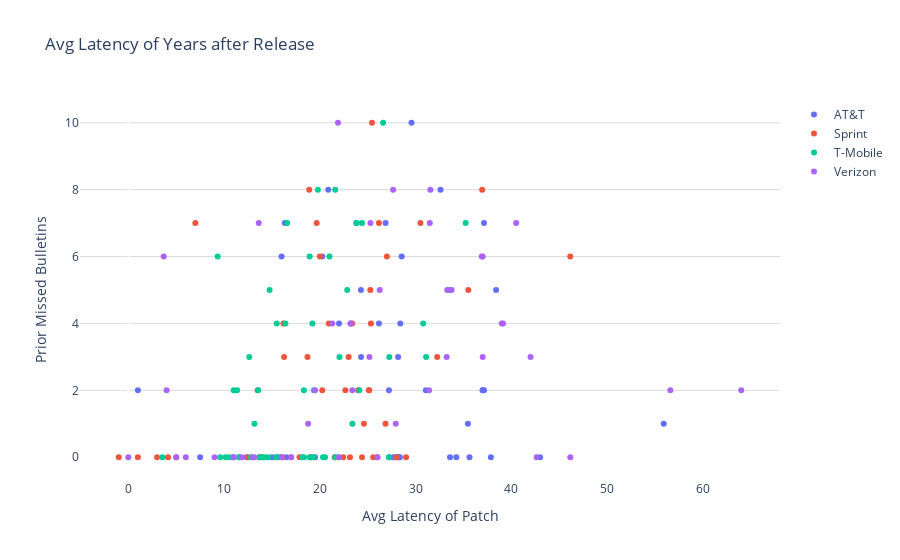

Notebook code cell kept with this figure:
### Code cell
#dfTemp=researchpy.correlation.corr_pair(DF)
data=[]
# for each severity, calculate the counts on each bulletin
dfTEMPTEMP=CoeffDF2_new[CoeffDF2_new.Type=="DoS"]

for car in dfTEMPTEMP.Carrier.unique():
    dtmp=dfTEMPTEMP[dfTEMPTEMP.Carrier==car]
    data.append(go.Scatter(
            x=dtmp.Difference.values,
            y=dtmp.Severity_Counts.values,
            mode='markers',
            name=str(car)
        ))

# Edit the layout
layout = dict(title = "Avg Latency of Years after Release",
              yaxis = dict(title = 'Prior Missed Bulletins',showgrid=True, gridcolor='rgb(219, 219, 219)'),
              xaxis = dict(title = 'Avg Latency of Patch'),
              plot_bgcolor='rgba(0,0,0,0)',
              )

fig = dict(data=data, layout=layout)
py.offline.iplot(fig, filename='avg-latency-scatter.png')

### Figure 1 — Plotly figure (JSON) as saved in the notebook; plotly's stock layout.template omitted (floating-point values rounded to 4 significant figures)
{"data": [{"mode": "markers", "name": "AT&T", "type": "scatter", "x": [37, 38.4, 20.88, 37.14, 12.33, 19.5, 27.29, 27.73, 28.36, 28.21, 43, 35.45, 28.55, 28.17, 37.14, 55.91, 7.5, 37.86, 28.19, 33.59, 27.21, 31.07, 20.25, 27.89, 37, 16.33, 16, 26.17, 34.25, 24.3, 29.57, 24.29, 28.4, 23.2, 16.5, 26.86, 23.8, 15, 32.6, 35.62, 22, 17, 16, 1], "y": [2, 5, 8, 7, 0, 0, 0, 0, 0, 0, 0, 1, 6, 3, 2, 1, 0, 0, 0, 0, 2, 2, 6, 0, 2, 7, 6, 4, 0, 3, 10, 5, 4, 4, 0, 7, 7, 0, 8, 0, 4, 0, 0, 2]}, {"mode": "markers", "name": "Sprint", "type": "scatter", "x": [20.25, 35.5, 18.89, 19.67, 29, 17.88, 13.75, 1, 28, 24.6, 46.14, 18.71, 25.14, 26.86, 21.55, 26, 14, 3, 24, 13.5, 27, 25.57, 22.67, 7, 20, 16.2, 24.4, 23, 25.44, 25.27, 20.93, 23.38, 16.09, 26.17, 30.5, 4.143, 36.95, 12.5, 25.33, 22.44, 23.14, 25.12, 16.27, 13.67, 5, -1, 19.1, 19.08, 32.25], "y": [2, 5, 8, 7, 0, 0, 0, 0, 0, 1, 6, 3, 2, 1, 0, 0, 0, 0, 2, 2, 6, 0, 2, 7, 6, 4, 0, 3, 10, 5, 4, 4, 0, 7, 7, 0, 8, 0, 4, 0, 0, 2, 3, 0, 0, 0, 0, 0, 3]}, {"mode": "markers", "name": "T-Mobile", "type": "scatter", "x": [18.33, 33.53, 21.6, 24.4, 13.7, 3.556, 14, 18.92, 18.33, 21.89, 27.2, 13.17, 21, 31.09, 19.38, 23.4, 14.57, 18.17, 20.33, 9.6, 13.56, 11, 18.94, 19.36, 11.36, 16.59, 9.333, 16.4, 15.69, 12.62, 26.6, 14.75, 19.22, 15.5, 11.58, 23.84, 35.22, 15.44, 19.79, 10.56, 30.79, 11, 21.6, 24.12, 27.25, 20.55, 11.57, 14.25, 10.17, 15.44, 22.05, 12.8, 22.86], "y": [2, 5, 8, 7, 0, 0, 0, 0, 0, 0, 0, 1, 6, 3, 2, 1, 0, 0, 0, 0, 2, 2, 6, 0, 2, 7, 6, 4, 0, 3, 10, 5, 4, 4, 0, 7, 7, 0, 8, 0, 4, 0, 0, 2, 3, 0, 0, 0, 0, 0, 3, 0, 5]}, {"mode": "markers", "name": "Verizon", "type": "scatter", "x": [31.4, 33.75, 31.54, 40.5, 6, 16, 17, 18.78, 36.9, 37, 19.5, 27.92, 11, 13.14, 11, 9, 4, 64, 37, 42.64, 56.6, 13.62, 3.692, 39, 11.83, 42, 21.89, 26.25, 39.12, 23.22, 0, 25.28, 31.48, 13, 27.65, 26, 21.3, 5, 23.39, 25.17, 46.15, 22, 33.24, 33.3], "y": [2, 5, 8, 7, 0, 0, 0, 1, 6, 3, 2, 1, 0, 0, 0, 0, 2, 2, 6, 0, 2, 7, 6, 4, 0, 3, 10, 5, 4, 4, 0, 7, 7, 0, 8, 0, 4, 0, 2, 3, 0, 0, 3, 5]}], "layout": {"plot_bgcolor": "rgba(0,0,0,0)", "title": {"text": "Avg Latency of Years after Release"}, "xaxis": {"title": {"text": "Avg Latency of Patch"}}, "yaxis": {"gridcolor": "rgb(219, 219, 219)", "showgrid": true, "title": {"text": "Prior Missed Bulletins"}}}}
